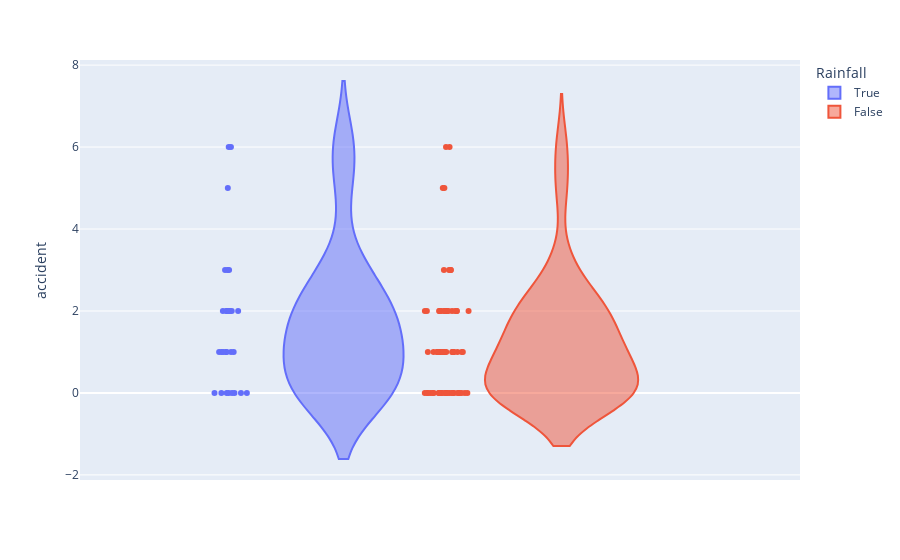

Write notebook code for a chart like this one.
### Code cell
px.violin(accidents_weather,y='accident',color='Rainfall',hover_data=['race','year','round'],points='all')

### Figure 1 — Plotly figure (JSON) as saved in the notebook; plotly's stock layout.template omitted (floating-point values rounded to 4 significant figures; data arrays with more than 128 entries replaced by an {"elided": "..."} marker saying what was removed)
{"data": [{"alignmentgroup": "True", "box": {"visible": false}, "customdata": [["Australian Grand Prix", 2018, 1], ["Chinese Grand Prix", 2018, 3], ["Spanish Grand Prix", 2018, 5], ["Monaco Grand Prix", 2018, 6], ["French Grand Prix", 2018, 8], ["German Grand Prix", 2018, 11], ["Italian Grand Prix", 2018, 14], ["Russian Grand Prix", 2018, 16], ["Abu Dhabi Grand Prix", 2018, 21], ["Monaco Grand Prix", 2019, 6], ["German Grand Prix", 2019, 11], ["Russian Grand Prix", 2019, 16], ["Styrian Grand Prix", 2020, 2], ["Hungarian Grand Prix", 2020, 3], ["Eifel Grand Prix", 2020, 11], ["Turkish Grand Prix", 2020, 14], ["Qatar Grand Prix", 2021, 20], ["Qatar Grand Prix", 2021, 20], ["Emilia Romagna Grand Prix", 2021, 2], ["Emilia Romagna Grand Prix", 2021, 2], ["Austrian Grand Prix", 2021, 9], ["Austrian Grand Prix", 2021, 9], ["Hungarian Grand Prix", 2021, 11], ["Hungarian Grand Prix", 2021, 11], ["Belgian Grand Prix", 2021, 12], ["Belgian Grand Prix", 2021, 12], ["Russian Grand Prix", 2021, 15], ["Russian Grand Prix", 2021, 15]], "hovertemplate": "Rainfall=True<br>accident=%{y}<br>race=%{customdata[0]}<br>year=%{customdata[1]}<br>round=%{customdata[2]}<extra></extra>", "legendgroup": "True", "marker": {"color": "#636efa"}, "name": "True", "offsetgroup": "True", "orientation": "v", "points": "all", "scalegroup": "True", "showlegend": true, "type": "violin", "x0": " ", "xaxis": "x", "y": [0, 1, 3, 2, 2, 1, 0, 0, 1, 1, 5, 2, 2, 0, 1, 2, 0, 0, 3, 3, 2, 2, 6, 6, 0, 0, 1, 1], "y0": " ", "yaxis": "y"}, {"alignmentgroup": "True", "box": {"visible": false}, "customdata": {"elided": "69x3 mixed values"}, "hovertemplate": "Rainfall=False<br>accident=%{y}<br>race=%{customdata[0]}<br>year=%{customdata[1]}<br>round=%{customdata[2]}<extra></extra>", "legendgroup": "False", "marker": {"color": "#EF553B"}, "name": "False", "offsetgroup": "False", "orientation": "v", "points": "all", "scalegroup": "True", "showlegend": true, "type": "violin", "x0": " ", "xaxis": "x", "y": [0, 6, 2, 1, 3, 0, 3, 1, 1, 3, 0, 1, 0, 1, 2, 2, 2, 1, 0, 0, 3, 0, 2, 0, 2, 0, 0, 0, 2, 0, 0, 2, 0, 0, 1, 1, 6, 2, 1, 1, 2, 2, 0, 1, 1, 1, 1, 0, 0, 0, 0, 2, 2, 1, 1, 0, 0, 0, 0, 0, 0, 0, 0, 2, 2, 5, 5, 1, 1], "y0": " ", "yaxis": "y"}], "layout": {"legend": {"title": {"text": "Rainfall"}, "tracegroupgap": 0}, "margin": {"t": 60}, "violinmode": "group", "xaxis": {"anchor": "y", "domain": [0, 1]}, "yaxis": {"anchor": "x", "domain": [0, 1], "title": {"text": "accident"}}}}
